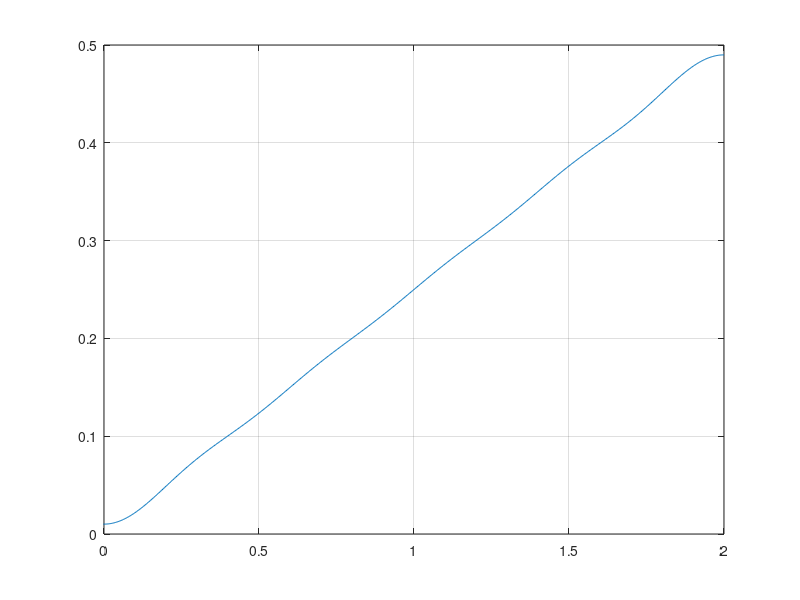

Write MATLAB code to recreate this figure. (Note: this script raises an error after producing the figure.)


% a=@(n)(-1)^n*(exp(pi)-exp(-pi))/pi/(n^2+1);
% b=@(n)-n*a(n);
% f=a(0)/2;

a=@(n)((-1)^n-1)/(n^2*pi^2);
b=@(n)0;
f=1/4;

% a=@(n)0;
% b=@(n)(-1)^(n+1)/pi/n;
% f=0;

% a=@(n)0;
% b=@(n)(2/n/pi)*(1-cos(n*(pi/2)));
% f=0;

% a=@(n)0;
% b=@(n)(2/n/pi)*(1-cos(n*(pi)));
% f=0;


% x=[-2*pi:0.01:2*pi];
x=[-2:0.0025:2];
nm=10;
for n=1:nm
%     f=f+a(n)*cos(n*x)+b(n)*sin(n*x);
    f=f+a(n)*cos(pi/2*n*x)+b(n)*sin(pi/2*n*x);
% f=f+a(n)*cos(pi*n*x)+b(n)*sin(pi*n*x);
end
close all;
% figure("Position",[100,100,297,210])
% plot(x,f); hold on;
% % plot(x,exp(x));
% plot(x,x/4);
plot(x,f);
% ylim([min(f) max(f)])
 xlim([min(0) max(x)]); grid on;
%%
% exportgraphics(gcf,"plot"+num2str(nm)+".png","Resolution",300);
exportgraphics(gcf,"plot5-"+num2str(nm)+".png","Resolution",300);